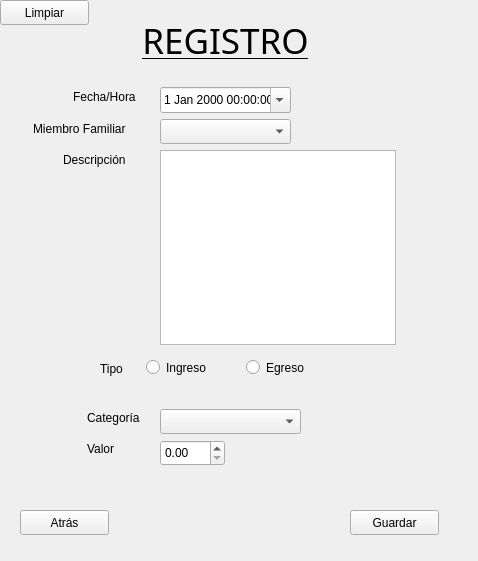
<?xml version="1.0" encoding="UTF-8"?>
<ui version="4.0">
 <class>Registro</class>
 <widget class="QWidget" name="Registro">
  <property name="geometry">
   <rect>
    <x>0</x>
    <y>0</y>
    <width>478</width>
    <height>561</height>
   </rect>
  </property>
  <property name="windowTitle">
   <string>Form</string>
  </property>
  <widget class="QLabel" name="label">
   <property name="geometry">
    <rect>
     <x>120</x>
     <y>10</y>
     <width>211</width>
     <height>61</height>
    </rect>
   </property>
   <property name="font">
    <font>
     <family>Arial Black</family>
     <pointsize>26</pointsize>
     <underline>true</underline>
    </font>
   </property>
   <property name="text">
    <string>REGISTRO</string>
   </property>
   <property name="alignment">
    <set>Qt::AlignCenter</set>
   </property>
  </widget>
  <widget class="QPushButton" name="btnGuardarReg">
   <property name="geometry">
    <rect>
     <x>350</x>
     <y>510</y>
     <width>89</width>
     <height>25</height>
    </rect>
   </property>
   <property name="text">
    <string>Guardar</string>
   </property>
  </widget>
  <widget class="QPushButton" name="btn_SalirREg">
   <property name="geometry">
    <rect>
     <x>20</x>
     <y>510</y>
     <width>89</width>
     <height>25</height>
    </rect>
   </property>
   <property name="text">
    <string>Atrás</string>
   </property>
  </widget>
  <widget class="QLabel" name="label_5">
   <property name="geometry">
    <rect>
     <x>100</x>
     <y>360</y>
     <width>41</width>
     <height>17</height>
    </rect>
   </property>
   <property name="text">
    <string>Tipo</string>
   </property>
  </widget>
  <widget class="QRadioButton" name="in_egreso">
   <property name="geometry">
    <rect>
     <x>246</x>
     <y>356</y>
     <width>112</width>
     <height>23</height>
    </rect>
   </property>
   <property name="text">
    <string>Egreso</string>
   </property>
  </widget>
  <widget class="QLabel" name="label_3">
   <property name="geometry">
    <rect>
     <x>33</x>
     <y>119</y>
     <width>121</width>
     <height>20</height>
    </rect>
   </property>
   <property name="text">
    <string>Miembro Familiar</string>
   </property>
  </widget>
  <widget class="QLabel" name="label_4">
   <property name="geometry">
    <rect>
     <x>63</x>
     <y>150</y>
     <width>91</width>
     <height>20</height>
    </rect>
   </property>
   <property name="text">
    <string>Descripción</string>
   </property>
  </widget>
  <widget class="QDateTimeEdit" name="in_day">
   <property name="geometry">
    <rect>
     <x>160</x>
     <y>87</y>
     <width>131</width>
     <height>26</height>
    </rect>
   </property>
   <property name="wrapping">
    <bool>false</bool>
   </property>
   <property name="calendarPopup">
    <bool>true</bool>
   </property>
  </widget>
  <widget class="QComboBox" name="in_categoria">
   <property name="geometry">
    <rect>
     <x>160</x>
     <y>409</y>
     <width>141</width>
     <height>25</height>
    </rect>
   </property>
  </widget>
  <widget class="QRadioButton" name="in_ingreso">
   <property name="geometry">
    <rect>
     <x>146</x>
     <y>356</y>
     <width>112</width>
     <height>23</height>
    </rect>
   </property>
   <property name="text">
    <string>Ingreso</string>
   </property>
  </widget>
  <widget class="QLabel" name="label_2">
   <property name="geometry">
    <rect>
     <x>73</x>
     <y>87</y>
     <width>81</width>
     <height>20</height>
    </rect>
   </property>
   <property name="text">
    <string>Fecha/Hora</string>
   </property>
  </widget>
  <widget class="QPlainTextEdit" name="in_descripcion">
   <property name="geometry">
    <rect>
     <x>160</x>
     <y>150</y>
     <width>236</width>
     <height>195</height>
    </rect>
   </property>
  </widget>
  <widget class="QLabel" name="label_6">
   <property name="geometry">
    <rect>
     <x>87</x>
     <y>409</y>
     <width>67</width>
     <height>17</height>
    </rect>
   </property>
   <property name="text">
    <string>Categoría</string>
   </property>
  </widget>
  <widget class="QLabel" name="label_7">
   <property name="geometry">
    <rect>
     <x>87</x>
     <y>440</y>
     <width>67</width>
     <height>17</height>
    </rect>
   </property>
   <property name="text">
    <string>Valor</string>
   </property>
  </widget>
  <widget class="QComboBox" name="in_miembro">
   <property name="geometry">
    <rect>
     <x>160</x>
     <y>119</y>
     <width>131</width>
     <height>25</height>
    </rect>
   </property>
  </widget>
  <widget class="QDoubleSpinBox" name="in_valor">
   <property name="geometry">
    <rect>
     <x>160</x>
     <y>440</y>
     <width>65</width>
     <height>26</height>
    </rect>
   </property>
  </widget>
  <widget class="QPushButton" name="btn_limpiar">
   <property name="geometry">
    <rect>
     <x>0</x>
     <y>0</y>
     <width>89</width>
     <height>25</height>
    </rect>
   </property>
   <property name="text">
    <string>Limpiar</string>
   </property>
  </widget>
 </widget>
 <resources/>
 <connections/>
</ui>
